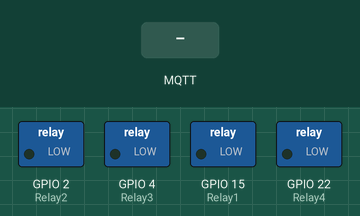
A sketch run on a simulated ESP32. Shown: switched loads named in the sketch (green lamp = pin HIGH). The inputs (shaded band) are chosen by the test bench. WiFi joins after 1.5 s; servers stay silent unless stated; no MQTT or app messages arrive unless stated; what the sketch prints to the serial monitor is not drawn.

Above: at 2.7 s.
2.8 s: MQTT message "esp32/relay1" arrives on the first subscribed topic
At 3.2 s:
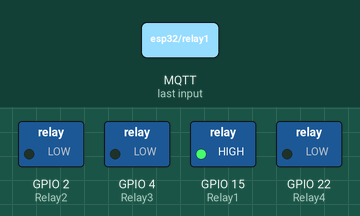
4.3 s: MQTT message "esp32/relay1" arrives on the second subscribed topic
At 5.5 s:
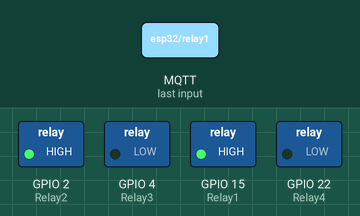
5.8 s: MQTT message "esp32/relay1" arrives on the third subscribed topic
At 6.6 s:
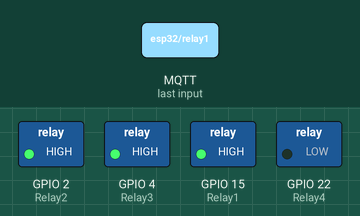
Timing chart, 0 to 8.8 s (numbered marks = the images above; inputs shaded):
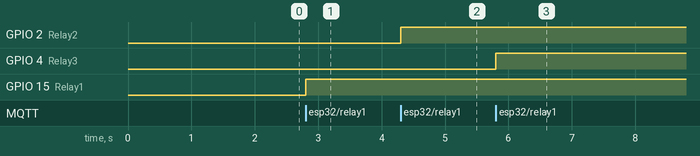

Measured:
- after the input at 2.8 s, GPIO 15 (Relay1): LOW → HIGH at once
- after the input at 4.3 s, GPIO 2 (Relay2): LOW → HIGH at once
- after the input at 5.8 s, GPIO 4 (Relay3): LOW → HIGH at once

The sketch:

AWS_Home_Auto.ino
```cpp
#include "secrets.h" // Contains all the credentials

// Important Libraries
#include <WiFiClientSecure.h>
#include <PubSubClient.h>
#include <ArduinoJson.h>
#include <WiFi.h>

//Included just to use it's timer function(Blynk cloud platfrom is not used in this code)
#include <Blynk.h>

// Relay Pins
#define Relay1 15
#define Relay2 2
#define Relay3 4
#define Relay4 22

//Counter Initialisation
int c = 0;

// Topics of MQTT
#define AWS_IOT_PUBLISH_TOPIC   "esp32/counter"

#define AWS_IOT_SUBSCRIBE_TOPIC1 "esp32/relay1"
#define AWS_IOT_SUBSCRIBE_TOPIC2 "esp32/relay2"
#define AWS_IOT_SUBSCRIBE_TOPIC3 "esp32/relay3"
#define AWS_IOT_SUBSCRIBE_TOPIC4 "esp32/relay4"


BlynkTimer timer;
WiFiClientSecure net = WiFiClientSecure();
PubSubClient client(net);

// Timer Callback function
void myTimerEvent()
{

  StaticJsonDocument<200> doc;
  doc["message"] = "Hello from ESP32";
  doc["Counter"] = c;
  char jsonBuffer[512];
  serializeJson(doc, jsonBuffer); // print to client
  client.publish(AWS_IOT_PUBLISH_TOPIC, jsonBuffer);
  Serial.println("Message Published");
  c++;
}


void connectAWS()
{
  WiFi.mode(WIFI_STA);
  WiFi.begin(WIFI_SSID, WIFI_PASSWORD);

  Serial.println("Connecting to Wi-Fi");

  while (WiFi.status() != WL_CONNECTED) {
    delay(500);
    Serial.print(".");
  }

  // Configure WiFiClientSecure to use the AWS IoT device credentials
  net.setCACert(AWS_CERT_CA);
  net.setCertificate(AWS_CERT_CRT);
  net.setPrivateKey(AWS_CERT_PRIVATE);

  // Connect to the MQTT broker on the AWS endpoint we defined earlier
  client.setServer(AWS_IOT_ENDPOINT, 8883);

  // Create a message handler
  client.setCallback(messageHandler);

  Serial.print("Connecting to AWS IOT");

  while (!client.connect(THINGNAME)) {
    Serial.print(".");
    delay(100);
  }

  if (!client.connected()) {
    Serial.println("AWS IoT Timeout!");
    return;
  }

  // Subscribe to a topic
  client.subscribe(AWS_IOT_SUBSCRIBE_TOPIC1);
  client.subscribe(AWS_IOT_SUBSCRIBE_TOPIC2);
  client.subscribe(AWS_IOT_SUBSCRIBE_TOPIC3);
  client.subscribe(AWS_IOT_SUBSCRIBE_TOPIC4);

  Serial.println("AWS IoT Connected!");
}

void messageHandler(char* topic, byte* payload, unsigned int length)
{
  Serial.print("incoming: ");
  Serial.println(topic);

  if ( strstr(topic, "esp32/relay1") )
  {
    StaticJsonDocument<200> doc;
    deserializeJson(doc, payload);
    String Relay_data = doc["status"];
    int r = Relay_data.toInt();
    digitalWrite(Relay1, !r);
    Serial.print("Relay1 - "); Serial.println(Relay_data);
  }

  if ( strstr(topic, "esp32/relay2") )
  {
    StaticJsonDocument<200> doc;
    deserializeJson(doc, payload);
    String Relay_data = doc["status"];
    int r = Relay_data.toInt();
    digitalWrite(Relay2, !r);
    Serial.print("Relay2 - "); Serial.println(Relay_data);
  }

  if ( strstr(topic, "esp32/relay3") )
  {
    StaticJsonDocument<200> doc;
    deserializeJson(doc, payload);
    String Relay_data = doc["status"];
    int r = Relay_data.toInt();
    digitalWrite(Relay3, !r);
    Serial.print("Relay3 - "); Serial.println(Relay_data);
  }

  if ( strstr(topic, "esp32/relay4") )
  {
    StaticJsonDocument<200> doc;
    deserializeJson(doc, payload);
    String Relay_data = doc["status"];
    int r = Relay_data.toInt();
    digitalWrite(Relay4, !r);
    Serial.print("Relay4 - "); Serial.println(Relay_data);
  }


}


void setup()
{
  Serial.begin(115200);

  pinMode(Relay1, OUTPUT);
  pinMode(Relay2, OUTPUT);
  pinMode(Relay3, OUTPUT);
  pinMode(Relay4, OUTPUT);

  timer.setInterval(5000L, myTimerEvent);

  connectAWS();
}

void loop()
{
  timer.run(); // Initiates BlynkTimer
  client.loop();
}
```

secrets.h
```cpp
#include <pgmspace.h>

#define SECRET
#define THINGNAME "YOUR_THING_NAME"                                       //change this

const char WIFI_SSID[] = "SSID";                                        //change this
const char WIFI_PASSWORD[] = "PASS";                                    //change this
const char AWS_IOT_ENDPOINT[] = "IOT_ENDPOINT";        //change this

// Amazon Root CA 1
static const char AWS_CERT_CA[] PROGMEM = R"EOF(
-----BEGIN CERTIFICATE-----


-----END CERTIFICATE-----
)EOF";

// Device Certificate                                               //change this
static const char AWS_CERT_CRT[] PROGMEM = R"KEY(
-----BEGIN CERTIFICATE-----

-----END CERTIFICATE-----


)KEY";

// Device Private Key                                               //change this
static const char AWS_CERT_PRIVATE[] PROGMEM = R"KEY(
-----BEGIN RSA PRIVATE KEY-----

-----END RSA PRIVATE KEY-----


)KEY";
```
